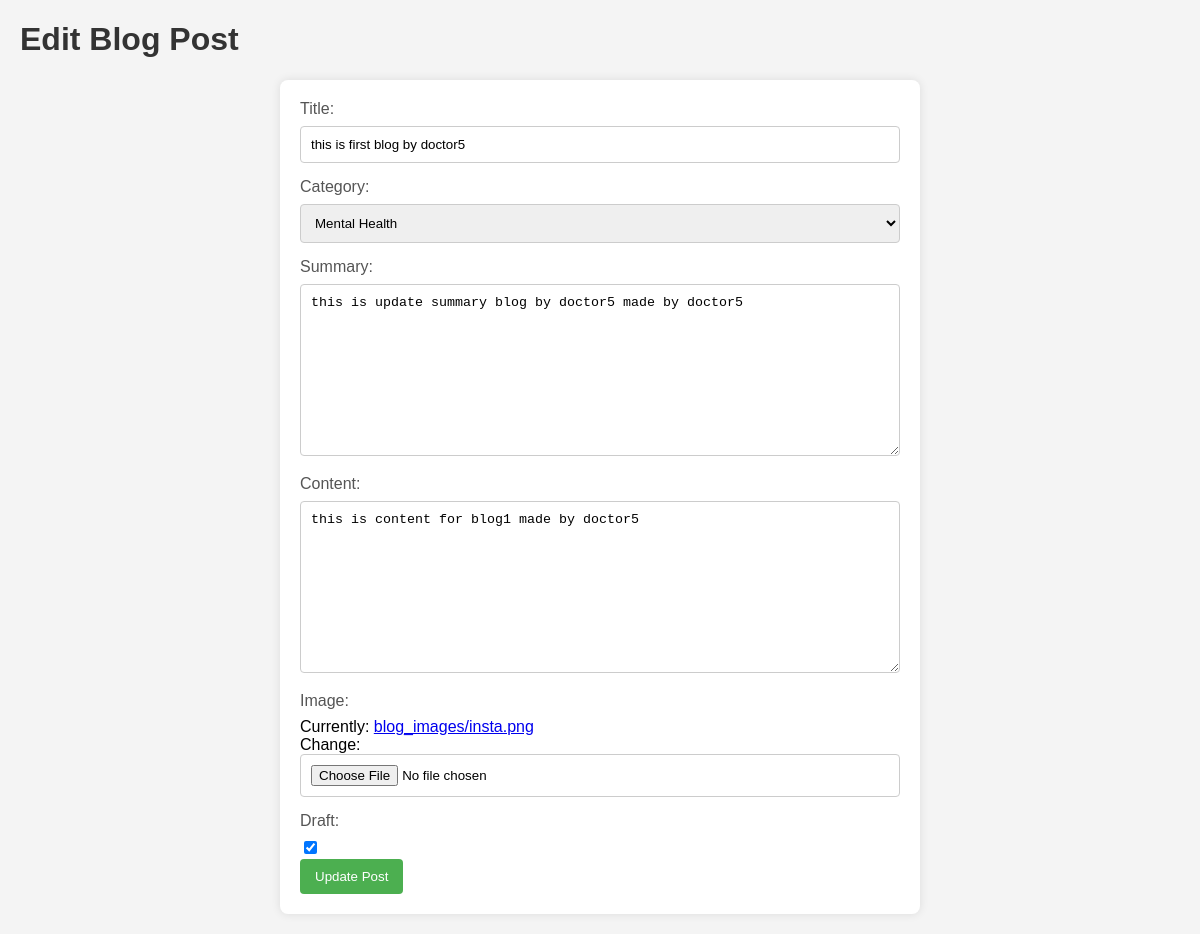
The page /edit_blog_post/1/ (signed in) on the database its author committed.
### app1/models.py (models this page shows, shortened)
class BlogPost(models.Model):
    title = models.CharField(max_length=255)
    image = models.ImageField(upload_to='blog_images/')
    category = models.CharField(max_length=100, choices=[('Mental Health', 'Mental Health'), ('Heart Disease', 'Heart Disease'), ('Covid19', 'Covid19'), ('Immunization', 'Immunization')])
    summary = models.TextField()
    content = models.TextField()
    is_draft = models.BooleanField(default=False)  # New field for draft status
    author = models.ForeignKey(User, on_delete=models.CASCADE)

### app1/views.py (the view)
# urls.py: path('edit_blog_post/<int:post_id>/', edit_blog_post, name='edit_blog_post'),
@login_required(login_url='login')
def edit_blog_post(request, post_id):
    if not request.user.groups.filter(name='doctor').exists():
        return redirect('home')  # Redirect non-doctors to home page
    blog_post = get_object_or_404(BlogPost, id=post_id)
    if request.method == 'POST':
        form = BlogPostForm(request.POST, request.FILES, instance=blog_post)
        if form.is_valid():
            form.save()
            return redirect('home')
    else:
        form = BlogPostForm(instance=blog_post)
    return render(request, 'edit_blog_post.html', {'form': form, 'blog_post': blog_post})

### app1/forms.py
class BlogPostForm(forms.ModelForm):
    class Meta:
        model = BlogPost
        fields = ['title', 'image', 'category', 'summary', 'content', 'is_draft']

### templates/edit_blog_post.html (shortened to what this page needs)
<!DOCTYPE html>
<html lang="en">
<head>
</head>
<body>
    <h1>Edit Blog Post</h1>
    <form method="post" enctype="multipart/form-data">
        <label for="{{ form.title.id_for_label }}">Title:</label>
        {{ form.title }}
        <br>
        <label for="{{ form.category.id_for_label }}">Category:</label>
        {{ form.category }}
        <br>
        <label for="{{ form.summary.id_for_label }}">Summary:</label>
        {{ form.summary }}
        <br>
        <label for="{{ form.content.id_for_label }}">Content:</label>
        {{ form.content }}
        <br>
        <label for="{{ form.image.id_for_label }}">Image:</label>
        {{ form.image }}
        <br>
        <label for="{{ form.is_draft.id_for_label }}">Draft:</label>
        {{ form.is_draft }}
        <br>
        <button type="submit">Update Post</button>
    </form>
</body>
</html>

### templates/edit_blog_post.html (style rules this page uses)
body { font-family: Arial, sans-serif; background-color: #f4f4f4; margin: 20px; }
h1 { color: #333; }
form { max-width: 600px; margin: 0 auto; background-color: #fff; padding: 20px; border-radius: 8px; box-shadow: 0 0 10px rgba(0, 0, 0, 0.1); }
label { display: block; margin-bottom: 8px; color: #555; }
input[type="checkbox"] { margin-bottom: 5px; margin-right: 5px; vertical-align: middle; }
input[type="checkbox"]:not(:checked), input[type="checkbox"]:checked { width: auto; }
input, textarea, select { width: 100%; padding: 10px; margin-bottom: 15px; border: 1px solid #ccc; border-radius: 4px; box-sizing: border-box; }
button { background-color: #4caf50; color: #fff; padding: 10px 15px; border: none; border-radius: 4px; cursor: pointer; transition: background-color 0.3s; }

### rows shown on the page
BlogPost: title "this is first blog by doctor5", category "Mental Health", summary "this is update summary blog by doctor5 made by doctor5", content "this is content for blog1 made by doctor5", is_draft "☑"
